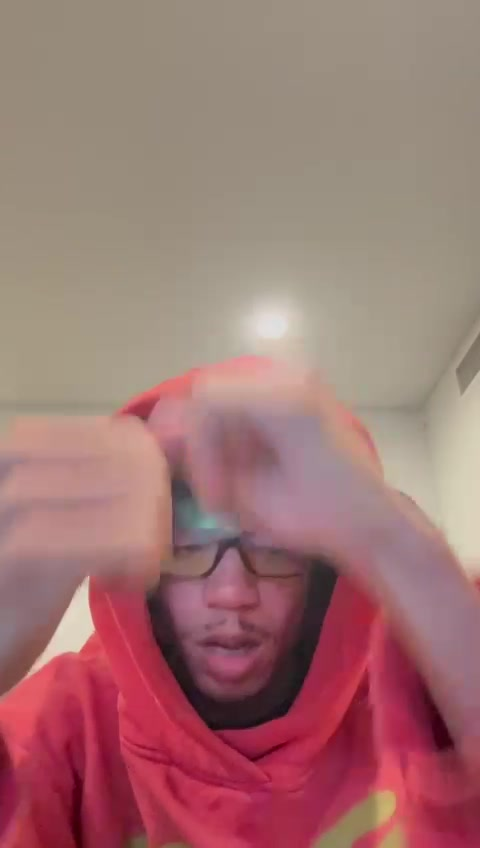
#> input picture backend/videos/0d576d4e-c7b5-40ec-a81b-2beca8b82110/frames/00043.jpg, 480 x 848 px
$ python -i script.py   (imports and definitions only)
#> lines starting #> are read from the running program, lines starting #| are printed output that depends on the picture
import cv2
import numpy as np

def get_param(params, name, default, param_type, min_val=None, max_val=None):
    value = params.get(name, default)
    try:
        value = param_type(value)
        if min_val is not None:
            value = max(min_val, value)
        if max_val is not None:
            value = min(max_val, value)
    except (ValueError, TypeError):
        value = default
    return value

def apply_effect(frame, **params):
    if not params:
        params = {}

    # Get parameters with defaults and ranges
    thresh_min = get_param(params, "threshold_min", 0, int, 0, 255)
    thresh_max = get_param(params, "threshold_max", 255, int, 0, 255)
    angle = get_param(params, "angle", 0, float, 0, 360)
    contrast = get_param(params, "contrast", 1.0, float, 0.5, 2.0)
    saturation = get_param(params, "saturation", 1.0, float, 0.5, 2.0)
    resolution = get_param(params, "resolution", 1, int, 1, 10)
    noise_amount = get_param(params, "noise_amount", 0, int, 0, 100)
    noise_scale = get_param(params, "noise_scale", 1, float, 0.1, 10.0)
    sorting_direction = get_param(params, "sorting_direction", 0, int, 0, 1)  # 0: vertical, 1: horizontal
    sorting_style = get_param(params, "sorting_style", 0, int, 0, 2)  # 0: Hue, 1: Saturation, 2: Lightness
    sorting_intensity = get_param(params, "sorting_intensity", 1, float, 0.1, 10.0)  # New parameter for sorting intensity

    # Adjust contrast and saturation
    frame = cv2.convertScaleAbs(frame, alpha=contrast, beta=0)
    hsv_frame = cv2.cvtColor(frame, cv2.COLOR_BGR2HSV)
    hsv_frame[:, :, 1] = np.clip(hsv_frame[:, :, 1] * saturation, 0, 255).astype(np.uint8)
    frame = cv2.cvtColor(hsv_frame, cv2.COLOR_HSV2BGR)

    # Apply sorting logic based on threshold
    def pixel_sort(image, axis, style, thresh_min, thresh_max, intensity):
        if style == 0:  # Sort by Hue
            hsv = cv2.cvtColor(image, cv2.COLOR_BGR2HSV)
            channel_to_sort = hsv[:, :, 0]
        elif style == 1:  # Sort by Saturation
            hsv = cv2.cvtColor(image, cv2.COLOR_BGR2HSV)
            channel_to_sort = hsv[:, :, 1]
        else:  # Sort by Lightness (brightness)
            grayscale = cv2.cvtColor(image, cv2.COLOR_BGR2GRAY)
            channel_to_sort = grayscale

        # Create a mask for pixels within the threshold range
        mask = (channel_to_sort >= thresh_min) & (channel_to_sort <= thresh_max)

        # Sort pixels along the specified axis while preserving the original image shape
        sorted_image = image.copy()
        if axis == 0:
            for col in range(0, image.shape[1], int(intensity)):
                masked_indices = np.where(mask[:, col])[0]
                if len(masked_indices) > 0:
                    sorted_indices = masked_indices[np.argsort(channel_to_sort[masked_indices, col])]
                    sorted_image[masked_indices, col] = image[masked_indices, col]
        else:
            for row in range(0, image.shape[0], int(intensity)):
                masked_indices = np.where(mask[row, :])[0]
                if len(masked_indices) > 0:
                    sorted_indices = masked_indices[np.argsort(channel_to_sort[row, masked_indices])]
                    sorted_image[row, masked_indices] = image[row, masked_indices]

        return sorted_image

    # Resize the image based on resolution
    h, w = frame.shape[:2]
    resized_frame = cv2.resize(frame, (w // resolution, h // resolution))

    # Apply pixel sorting
    sorted_image = pixel_sort(resized_frame, sorting_direction, sorting_style, thresh_min, thresh_max, sorting_intensity)

    # Apply noise if needed
    if noise_amount > 0:
        noise = np.random.normal(0, noise_scale, sorted_image.shape).astype(np.float32)
        sorted_image = cv2.addWeighted(sorted_image.astype(np.float32), 1 - (noise_amount / 100), noise, noise_amount / 100, 0).astype(np.uint8)

    # Resize back to original resolution
    output_frame = cv2.resize(sorted_image, (w, h))

    return output_frame

>>> import cv2
>>> picture = cv2.imread('../../videos/0d576d4e-c7b5-40ec-a81b-2beca8b82110/frames/00043.jpg')
#> picture is the input picture: shape (848, 480, 3); mean B, G, R 115.5, 117, 160
>>> result = apply_effect(picture)
#> in apply_effect, `hsv_frame = cv2.cvtColor(frame, cv2.COLOR_BGR2HSV)`: hsv_frame: shape (848, 480, 3); mean H, S, V 77.8, 83.3, 160.1
#> in pixel_sort, `hsv = cv2.cvtColor(image, cv2.COLOR_BGR2HSV)`: hsv: shape (848, 480, 3); mean H, S, V 77.6, 84, 160.1
#> in pixel_sort, `channel_to_sort = hsv[:, :, 0]`:
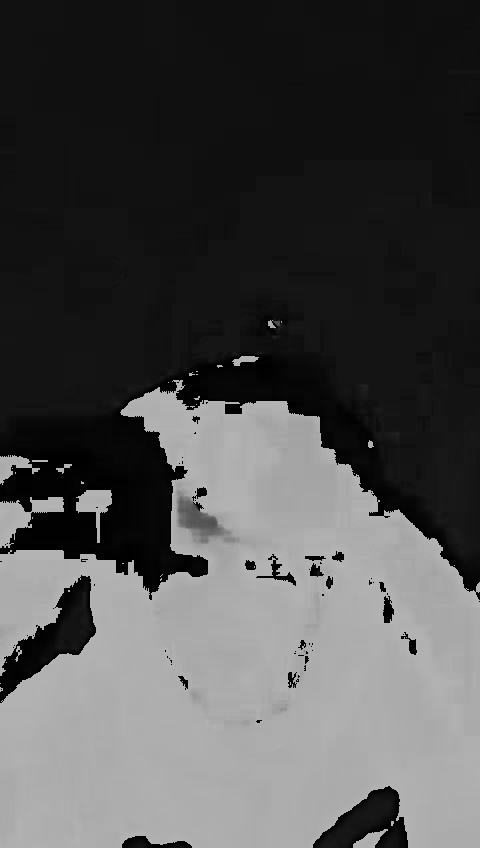
#> channel_to_sort: shape (848, 480); min 0, max 179, mean 77.6
#> in pixel_sort, `mask = (channel_to_sort >= thresh_min) & (channel_to_sort <= thresh_max)`: mask: shape (848, 480) bool; every value is 1

$ run again, on backend/videos/0d576d4e-c7b5-40ec-a81b-2beca8b82110/frames/00073.jpg
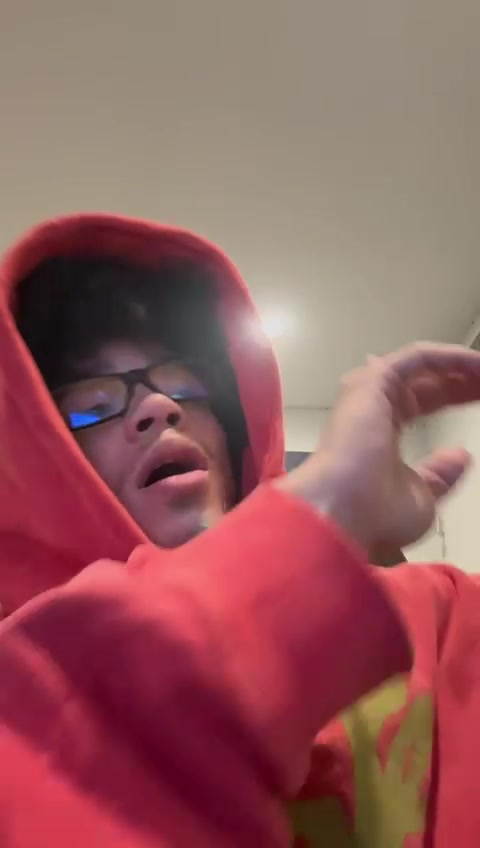
#> input picture backend/videos/0d576d4e-c7b5-40ec-a81b-2beca8b82110/frames/00073.jpg, 480 x 848 px
#> picture is the input picture: shape (848, 480, 3); mean B, G, R 92.9, 91.1, 146.9
#> hsv_frame: shape (848, 480, 3); mean H, S, V 98, 111.6, 147.1
#> hsv: shape (848, 480, 3); mean H, S, V 97.4, 112.5, 147.1
#> in pixel_sort, `channel_to_sort = hsv[:, :, 0]`:
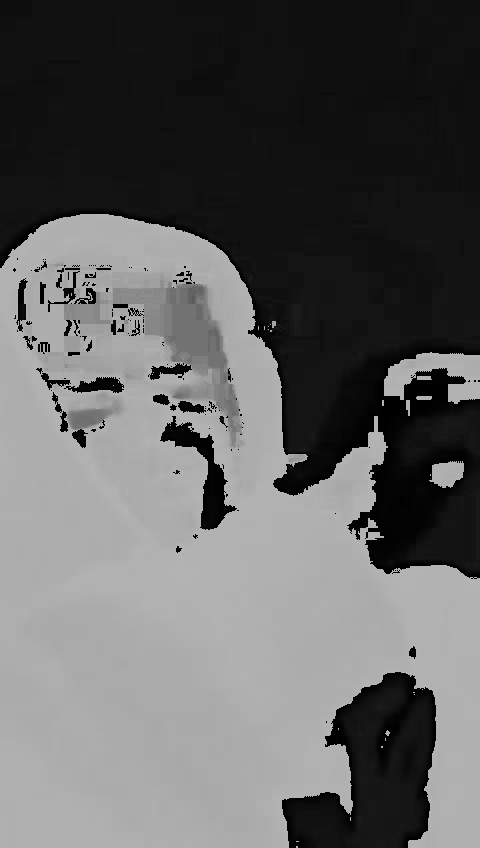
#> channel_to_sort: shape (848, 480); min 0, max 179, mean 97.4
#> mask: shape (848, 480) bool; every value is 1

$ run again, on backend/videos/0d576d4e-c7b5-40ec-a81b-2beca8b82110/frames/00078.jpg
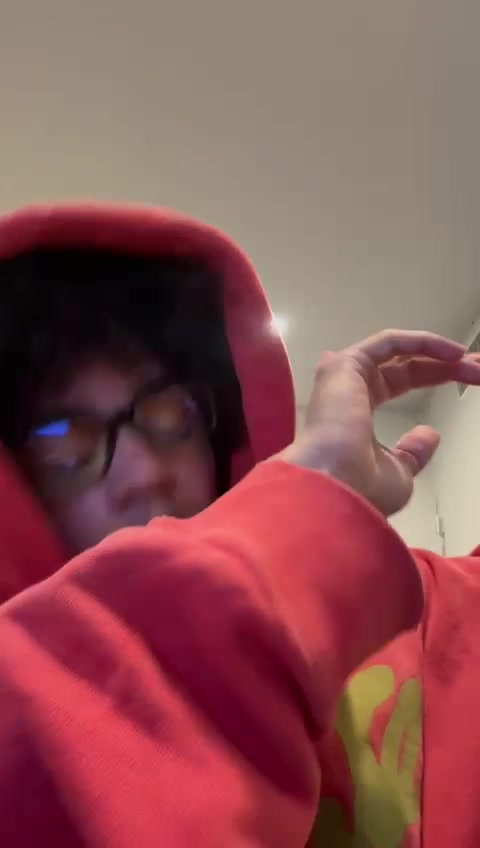
#> input picture backend/videos/0d576d4e-c7b5-40ec-a81b-2beca8b82110/frames/00078.jpg, 480 x 848 px
#> picture is the input picture: shape (848, 480, 3); mean B, G, R 82.3, 80.2, 137.2
#> hsv_frame: shape (848, 480, 3); mean H, S, V 103.2, 125, 137.3
#> hsv: shape (848, 480, 3); mean H, S, V 102.2, 126.6, 137.3
#> in pixel_sort, `channel_to_sort = hsv[:, :, 0]`:
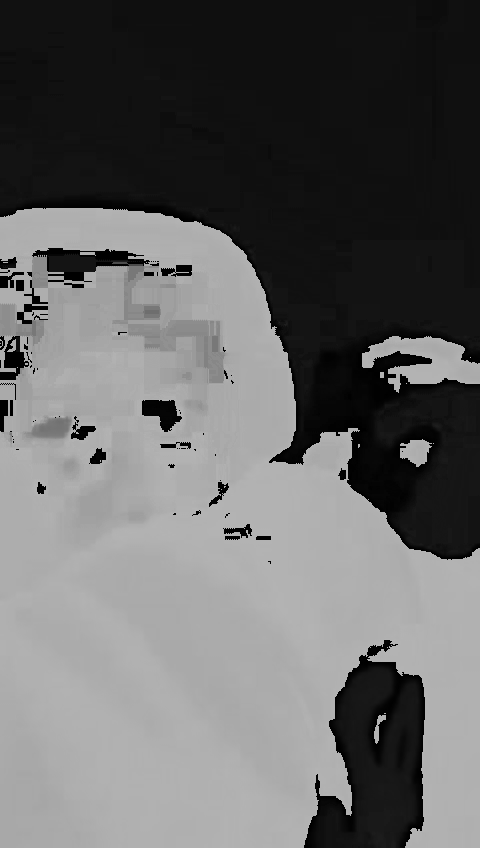
#> channel_to_sort: shape (848, 480); min 0, max 179, mean 102.2
#> mask: shape (848, 480) bool; every value is 1

$ run again, on backend/videos/0d576d4e-c7b5-40ec-a81b-2beca8b82110/frames/00081.jpg
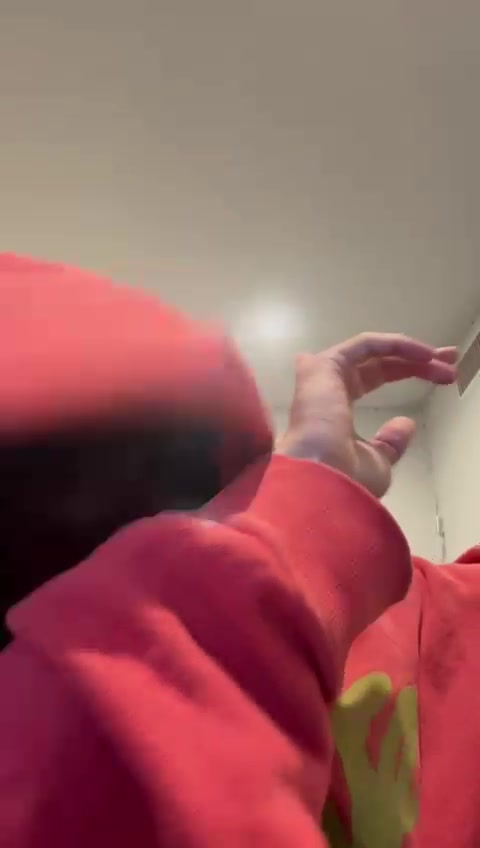
#> input picture backend/videos/0d576d4e-c7b5-40ec-a81b-2beca8b82110/frames/00081.jpg, 480 x 848 px
#> picture is the input picture: shape (848, 480, 3); mean B, G, R 93.9, 93.5, 151.8
#> hsv_frame: shape (848, 480, 3); mean H, S, V 93.1, 115.8, 151.8
#> hsv: shape (848, 480, 3); mean H, S, V 92.9, 116.7, 151.8
#> in pixel_sort, `channel_to_sort = hsv[:, :, 0]`:
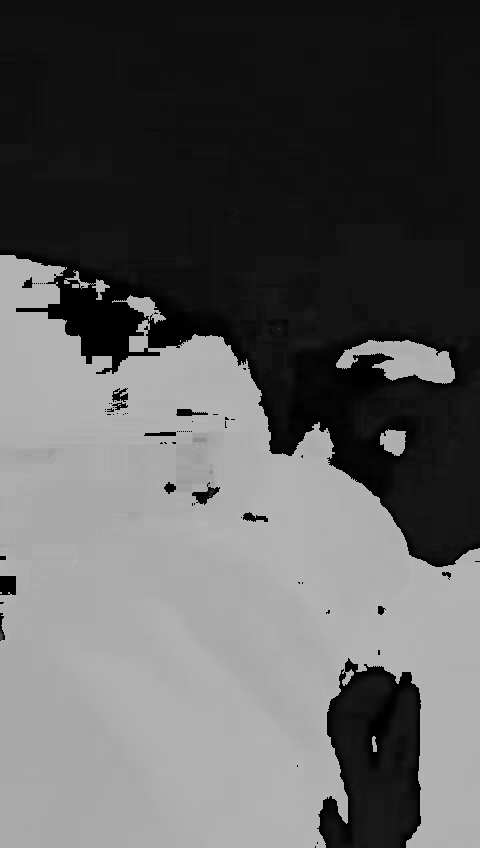
#> channel_to_sort: shape (848, 480); min 0, max 179, mean 92.9
#> mask: shape (848, 480) bool; every value is 1
